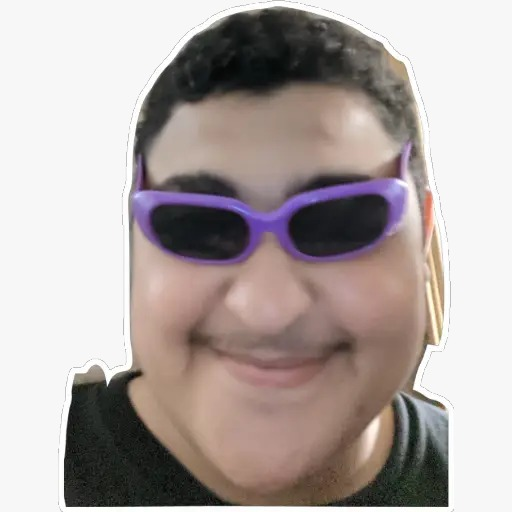
#> input picture Lab01/Image.png, 512 x 512 px, found by its file name
$ jupyter execute lab01_tasks.ipynb
#> lines starting #> are read from the running program, lines starting #| are printed output that depends on the picture
# Lab 01: Machine Vision with OpenCV

This notebook implements three tasks for Lab 01 using the OpenCV library.

[cell 1]
import cv2
import numpy as np
import os
from IPython.display import display, Image

def show_image(filename):
    display(Image(filename=filename))

## Task 1: Character ID Card

Load an image, resize it to 200x200, add text (Name, Series, ID Number), and add a border.

[cell 2]
# Load character image
img = cv2.imread('./image.png')
#> img is the input picture: shape (512, 512, 3); mean B, G, R 163.6, 166.3, 176.2
if img is not None:
    # Resize to 200x200
    photo = cv2.resize(img, (200, 200))

    # Create ID card canvas (white background)
    id_card = np.ones((250, 400, 3), dtype=np.uint8) * 255

    # Place photo
    id_card[25:225, 25:225] = photo
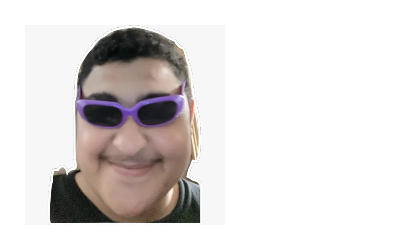
#> id_card: shape (250, 400, 3); mean B, G, R 218.4, 219.5, 223.4

    # Add text
    font = cv2.FONT_HERSHEY_SIMPLEX
    cv2.putText(id_card, "Name: Amin", (240, 60), font, 0.7, (0, 0, 0), 2)
    cv2.putText(id_card, "Series: ASU", (240, 100), font, 0.6, (50, 50, 50), 1)
    cv2.putText(id_card, "ID: 67-12345", (240, 140), font, 0.6, (100, 0, 0), 1)
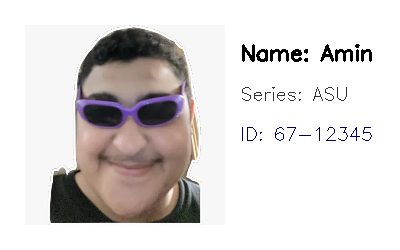
#> id_card: shape (250, 400, 3); mean B, G, R 215.3, 216.1, 220

    # Add a border
    id_card = cv2.copyMakeBorder(id_card, 5, 5, 5, 5, cv2.BORDER_CONSTANT, value=[0, 0, 0])
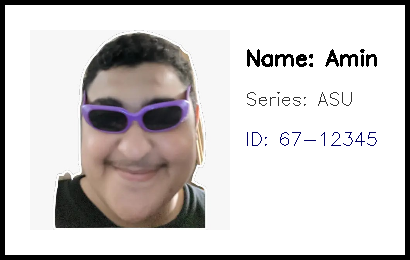
#> id_card: shape (260, 410, 3); mean B, G, R 202, 202.7, 206.4

    # Save and display
    cv2.imwrite('./character_id_card.jpg', id_card)
    print("Task 1 Complete: Saved character_id_card.jpg")
    show_image('./character_id_card.jpg')
else:
    print("Error: ./image.png not found.")

## Task 2: Social Media Frame

Load character image, flip it horizontally, and draw a colored rectangle frame with simulated rounded edges.

[cell 3]
img = cv2.imread('./image.png')
if img is not None:
    # Flip horizontal
    flipped = cv2.flip(img, 1)
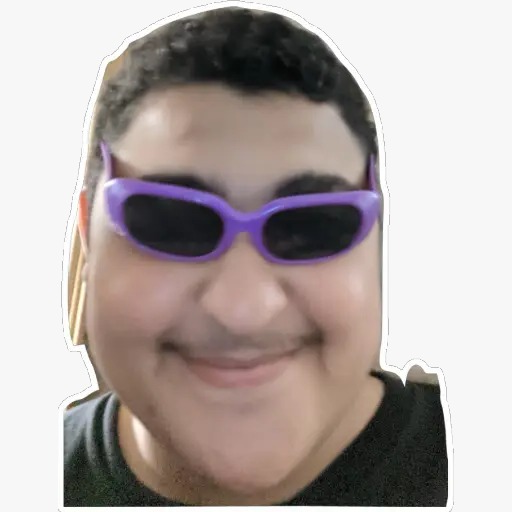
#> flipped: shape (512, 512, 3); mean B, G, R 163.6, 166.3, 176.2

    # Draw frame
    h, w, _ = flipped.shape
#> h = 512; w = 512
    color = (255, 100, 100)
    thickness = 20
    cv2.rectangle(flipped, (thickness//2, thickness//2), (w - thickness//2, h - thickness//2), color, thickness)

    # Rounded corners simulation
    radius = 30
    cv2.circle(flipped, (radius, radius), radius, color, -1)
    cv2.circle(flipped, (w - radius, radius), radius, color, -1)
    cv2.circle(flipped, (radius, h - radius), radius, color, -1)
    cv2.circle(flipped, (w - radius, h - radius), radius, color, -1)
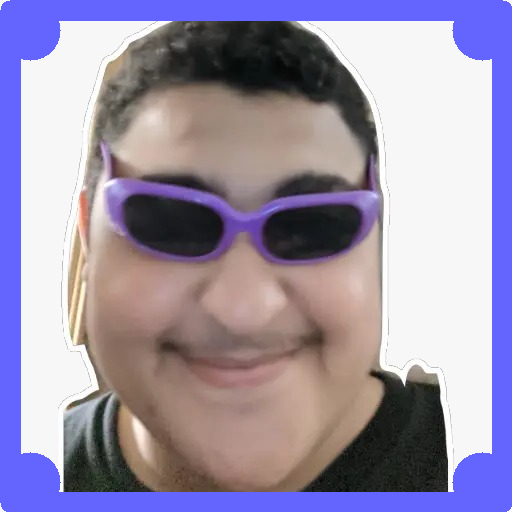
#> flipped: shape (512, 512, 3); mean B, G, R 170.1, 145.5, 155.3

    # Save and display
    cv2.imwrite('./profile_frame.jpg', flipped)
    print("Task 2 Complete: Saved profile_frame.jpg")
    show_image('./profile_frame.jpg')
else:
    print("Error: image.png not found.")

## Task 3: Dramatic Transition

Blend two images gradually using `cv2.addWeighted()`.

[cell 4]
img1 = cv2.imread('./image.png')
img2 = cv2.imread('./image2.png')
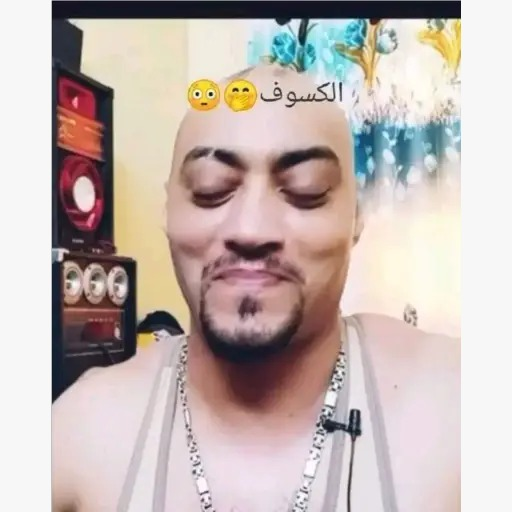
#> input picture Lab01/Image2.png, 512 x 512 px, found by its file name
#> img2 is the input picture: shape (512, 512, 3); mean B, G, R 178.8, 183.1, 196.4

if img1 is not None and img2 is not None:
    # Resize to match
    img1 = cv2.resize(img1, (500, 500))
    img2 = cv2.resize(img2, (500, 500))
#> img2: shape (500, 500, 3)

    # Blend (showing the middle frame of the 5 transition frames)
    alpha = 0.5
    blend = cv2.addWeighted(img1, 1 - alpha, img2, alpha, 0)
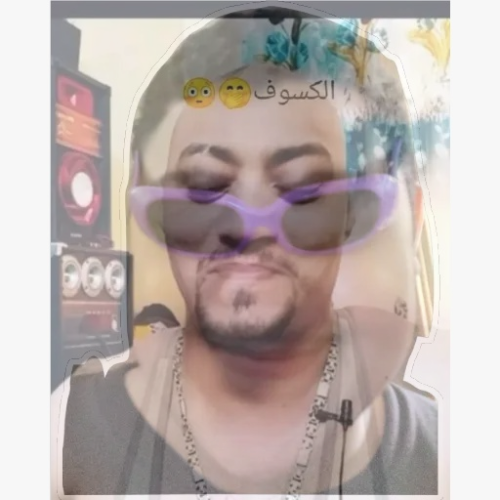
#> blend: shape (500, 500, 3); mean B, G, R 171.1, 174.6, 186.2

    # Save and display
    cv2.imwrite('./transition_scene.jpg', blend)
    print("Task 3 Complete: Saved transition_scene.jpg")
    show_image('./transition_scene.jpg')
else:
    print("Error: Images not found.")
